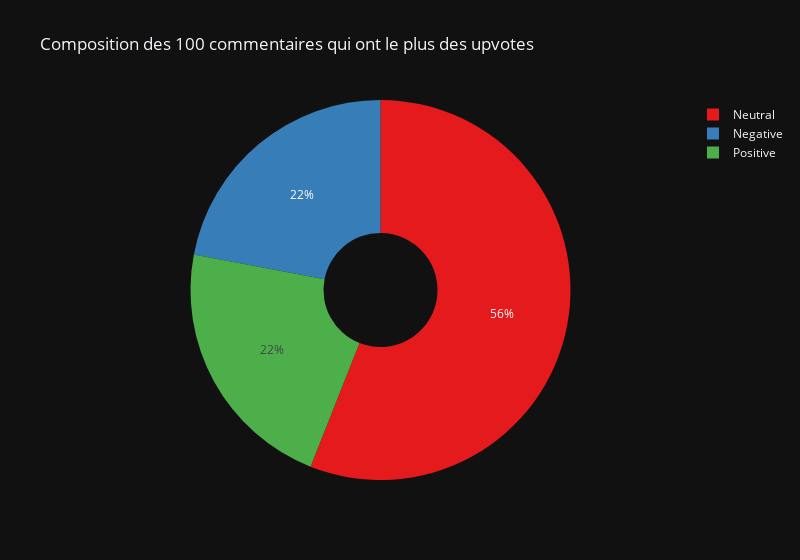

The notebook cell saved with this chart:
### Markdown cell above
# <h2>**4. Distribution of top 100 upvoted comments per sentiment**</h2>

### Code cell
import plotly.express as px
# Triez le DataFrame par 'score' en ordre descendant
top_100_high_score_comments = df.sort_values('score', ascending=True).head(100)
# Comptez le nombre de chaque catégorie parmi les 1000 commentaires
category_counts = top_100_high_score_comments['Category'].value_counts().reset_index()
category_counts.columns = ['Category', 'Counts']  # Renommez les colonnes


# Créez un Pie Chart utilisant Plotly
fig = px.pie(category_counts, values='Counts', names='Category', 
             labels={'Category': 'Sentiment Category', 'Counts': 'Count'},
             title='Composition des 100 commentaires qui ont le plus des upvotes',
             hole=0.3, 
             color_discrete_sequence=px.colors.qualitative.Set1)

# Définir la couleur de fond du Pie Chart en gris foncé
fig.update_layout(
    autosize=True,
    width=800,  # Ajustez la largeur du plot selon vos besoins
    template="plotly_dark"  # Changer le thème selon vos préférences
)
# Show the Plotly Pie Chart
fig.show()

### Figure 1 — Plotly figure (JSON) as saved in the notebook; plotly's stock layout.template omitted (floating-point values rounded to 4 significant figures)
{"data": [{"domain": {"x": [0, 1], "y": [0, 1]}, "hole": 0.3, "hovertemplate": "Sentiment Category=%{label}<br>Count=%{value}<extra></extra>", "labels": ["Neutral", "Negative", "Positive"], "legendgroup": "", "name": "", "showlegend": true, "type": "pie", "values": [56, 22, 22]}], "layout": {"autosize": true, "legend": {"tracegroupgap": 0}, "piecolorway": ["rgb(228,26,28)", "rgb(55,126,184)", "rgb(77,175,74)", "rgb(152,78,163)", "rgb(255,127,0)", "rgb(255,255,51)", "rgb(166,86,40)", "rgb(247,129,191)", "rgb(153,153,153)"], "title": {"text": "Composition des 100 commentaires qui ont le plus des upvotes"}, "width": 800}}
